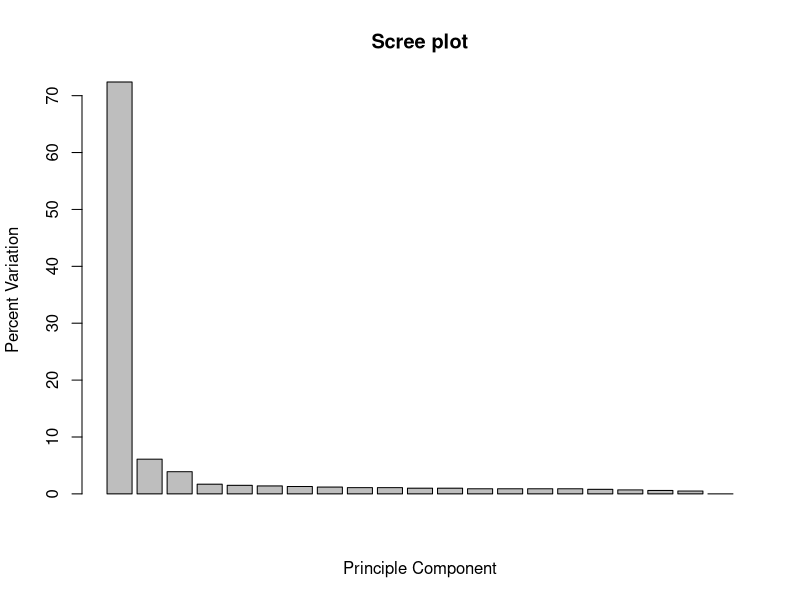
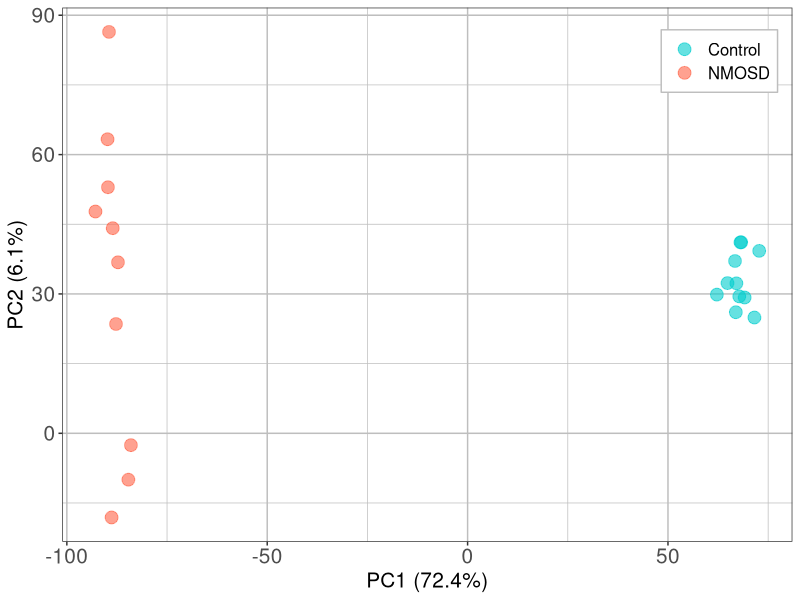
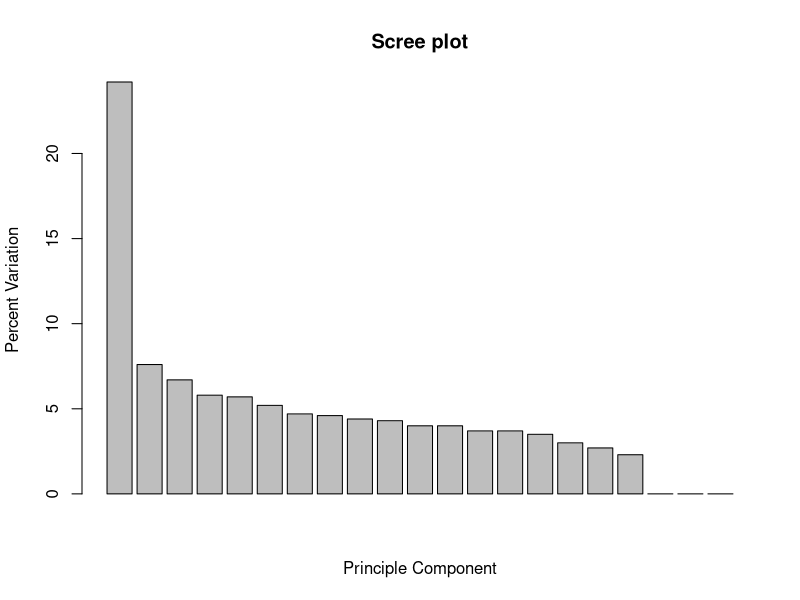
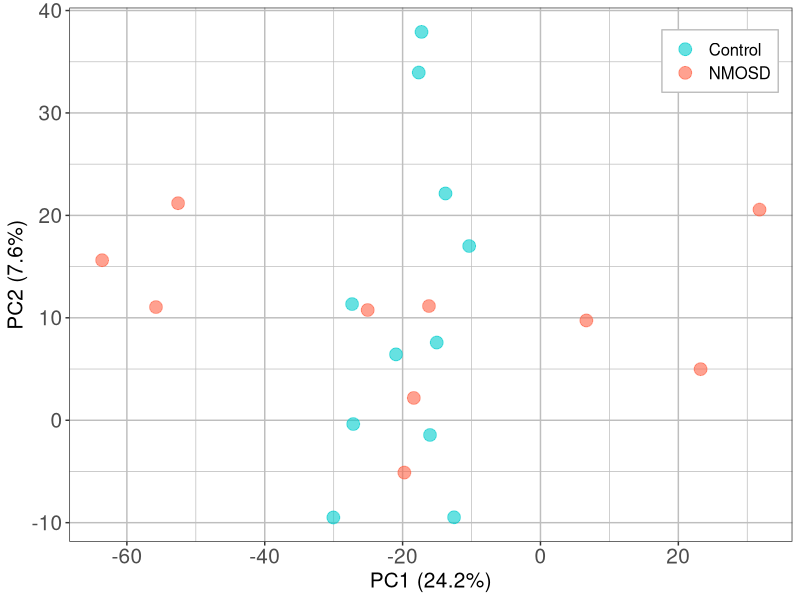
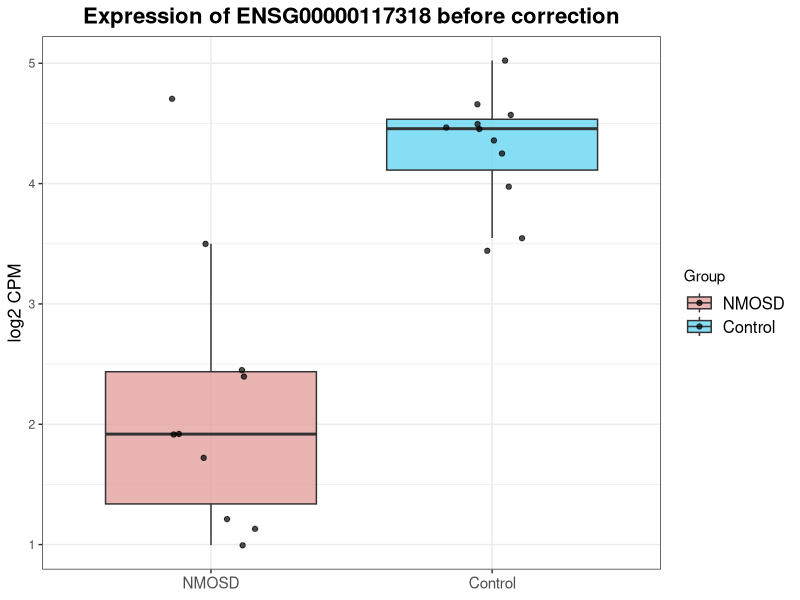
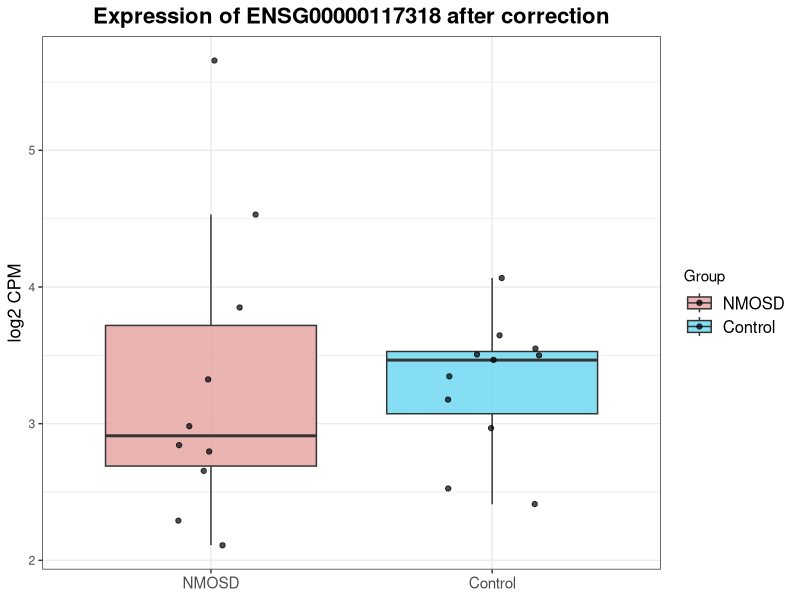
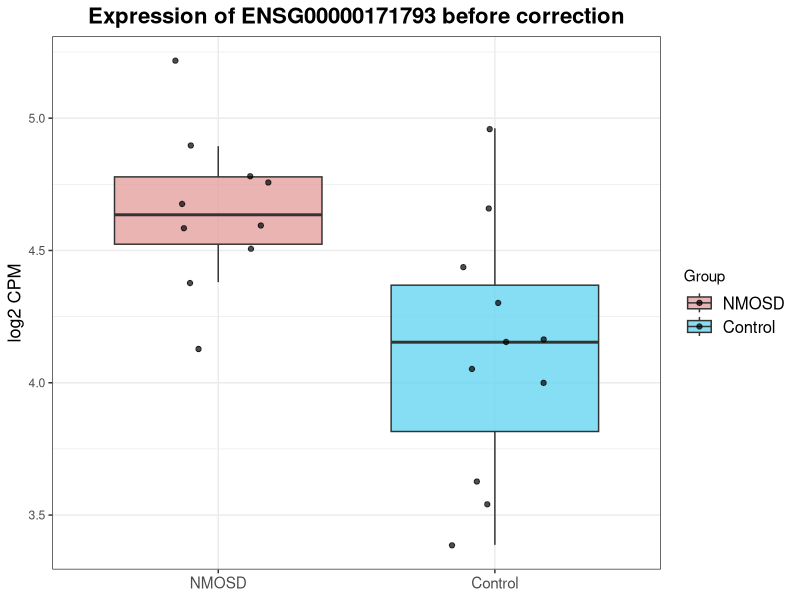
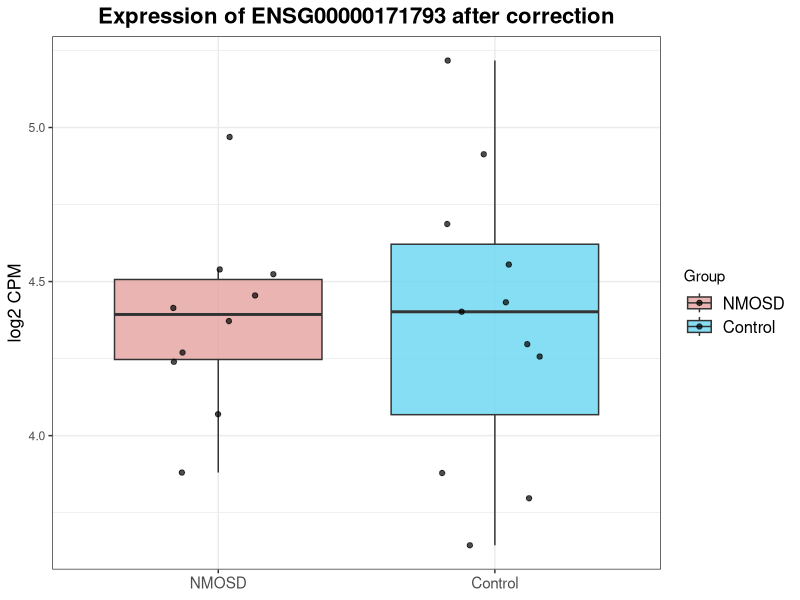

Source code (R) for these figures, in order:
setwd("C:/Users/JANE/Desktop/Wang實驗室/NMOSD研究計畫/RNA/NMOSD_RNA_analysis")

#-----------------{Batch Effect Correction"前"}-----------------
log2cpm_df<-read.csv("./RNA_DATA/log2cpm_matrix_before_BatchEffectCorrection.csv")
#dim(log2cpm_df) gene x sample: 9198 x 22('gene_id+samples)

#把原矩陣提出並轉成數值矩陣
mat <- as.matrix(log2cpm_df[ , -1]) #-1 >>> 把第 1 欄拿掉

gene_sample_transpose<-t(mat) #列為sample 欄為gene
pca_gene_sample<-prcomp(gene_sample_transpose,center=TRUE, scale.=FALSE) #只去除平均，不做zscore

print(pca_gene_sample)

pca_gene_sample$rotation #權重
pc1_weight<-pca_gene_sample$rotation[,1]#pc1的權重
pc2_weight<-pca_gene_sample$rotation[,2]#pc2的權重

#原先數值x權重
#找pc1新的值
pc1<-list()
for(i in 1:ncol(mat)){
  sample_pc1<-0
  for(x in 1:length(pc1_weight)){
    sample_pc1<-sample_pc1+(mat[x,i]*pc1_weight[x])
  }
  pc1<-append(pc1,sample_pc1)
}

pc1_after<-as.numeric(unlist(pc1))#as.numeric()轉成數值向量類型

#找pc2新的值
pc2<-list()
for(i in 1:ncol(mat)){
  sample_pc2<-0
  for(x in 1:length(pc2_weight)){
    sample_pc2<-sample_pc2+(mat[x,i]*pc2_weight[x])
  }
  pc2<-append(pc2,sample_pc2)
}

pc2_after<-as.numeric(unlist(pc2))

pca.var<-pca_gene_sample$sdev^2
pca.var.percentage<-round(pca.var/sum(pca.var)*100,1)
barplot(pca.var.percentage,main='Scree plot',xlab='Principle Component',
        ylab='Percent Variation')

pca.data_2<-data.frame(Sample=rownames(gene_sample_transpose),PC1=(pc1_after),PC2=(pc2_after))
pca.data_2

pca.data_2$Group <- ifelse(
  grepl("^SRR", pca.data_2$Sample),  # 如果 Sample 以 "SRR" 開頭
  "Control",                         # 就標成 Control
  "NMOSD"                            # 否則都當 NMOSD
)

#顏色排序
pca.data_2$Group <- factor(pca.data_2$Group)
levels(pca.data_2$Group) #"Control" "NMOSD"  


#畫PC1和PC2圖
library(ggplot2)
ggplot(pca.data_2,aes(x=PC1,y=PC2,colour=Group))+
  scale_colour_manual(values=c('cyan3','tomato'))+
  #scale_x_continuous(breaks = seq(0, 25, by = 1)) +
  #coord_cartesian(xlim = c(-0.5, 1.5)) +  # 限制 x 軸範圍到 0-2
  #geom_point(size=4, alpha=0.7) + #設定透明度
  geom_jitter(size = 4, width = 0.2, height = 0.2, alpha = 0.6) + #抖動 ->讓pc1&pc2相同的點可以分開
  xlab(paste('PC1 (',pca.var.percentage[1],'%)',sep=''))+
  ylab(paste('PC2 (',pca.var.percentage[2],'%)',sep=''))+
  theme_bw()+theme(axis.text.x=element_text(size=15),
                   axis.text.y=element_text(size=15),
                   axis.title.x=element_text(size=15),
                   axis.title.y=element_text(size=15),
                   panel.grid.major=element_line(colour='gray'),
                   panel.grid.minor=element_line(colour='gray'),
                   legend.title=element_blank(),
                   legend.position = c(0.9,0.9),
                   legend.background=element_rect(
                     colour='gray',fill="white"),
                   legend.key.width = unit(0.8, "cm"),
                   legend.key.height = unit(0.6, "cm"),
                   legend.text = element_text(size = 12)
  )


#-----------------{Batch Effect Correction"後"}-----------------
log2cpm_corrected_df<-read.csv("./RNA_DATA/log2cpm_matrix_after_BatchEffectCorrection.csv")
#dim(log2cpm_df) gene x sample: 9198 x 22('gene_id+samples)

#把原矩陣提出並轉成數值矩陣
mat <- as.matrix(log2cpm_corrected_df[ , -1]) #-1 >>> 把第 1 欄拿掉

gene_sample_transpose<-t(mat) #列為sample 欄為gene
pca_gene_sample<-prcomp(gene_sample_transpose,center=TRUE, scale.=FALSE)

print(pca_gene_sample)

pca_gene_sample$rotation #權重
pc1_weight<-pca_gene_sample$rotation[,1]#pc1的權重
pc2_weight<-pca_gene_sample$rotation[,2]#pc2的權重

#原先數值x權重
#找pc1新的值
pc1<-list()
for(i in 1:ncol(mat)){
  sample_pc1<-0
  for(x in 1:length(pc1_weight)){
    sample_pc1<-sample_pc1+(mat[x,i]*pc1_weight[x])
  }
  pc1<-append(pc1,sample_pc1)
}

pc1_after<-as.numeric(unlist(pc1))#as.numeric()轉成數值向量類型

#找pc2新的值
pc2<-list()
for(i in 1:ncol(mat)){
  sample_pc2<-0
  for(x in 1:length(pc2_weight)){
    sample_pc2<-sample_pc2+(mat[x,i]*pc2_weight[x])
  }
  pc2<-append(pc2,sample_pc2)
}

pc2_after<-as.numeric(unlist(pc2))

pca.var<-pca_gene_sample$sdev^2
pca.var.percentage<-round(pca.var/sum(pca.var)*100,1)
barplot(pca.var.percentage,main='Scree plot',xlab='Principle Component',
        ylab='Percent Variation')

pca.data_2<-data.frame(Sample=rownames(gene_sample_transpose),PC1=(pc1_after),PC2=(pc2_after))
pca.data_2

pca.data_2$Group <- ifelse(
  grepl("^SRR", pca.data_2$Sample),  # 如果 Sample 以 "SRR" 開頭
  "Control",                         # 就標成 Control
  "NMOSD"                            # 否則都當 NMOSD
)

#顏色排序
pca.data_2$Group <- factor(pca.data_2$Group)
levels(pca.data_2$Group) #"Control" "NMOSD"  


#畫PC1和PC2圖
library(ggplot2)
ggplot(pca.data_2,aes(x=PC1,y=PC2,colour=Group))+
  scale_colour_manual(values=c('cyan3','tomato'))+
  #scale_x_continuous(breaks = seq(0, 25, by = 1)) +
  #coord_cartesian(xlim = c(-0.5, 1.5)) +  # 限制 x 軸範圍到 0-2
  #geom_point(size=4, alpha=0.7) + #設定透明度
  geom_jitter(size = 4, width = 0.2, height = 0.2, alpha = 0.6) + #抖動 ->讓pc1&pc2相同的點可以分開
  xlab(paste('PC1 (',pca.var.percentage[1],'%)',sep=''))+
  ylab(paste('PC2 (',pca.var.percentage[2],'%)',sep=''))+
  theme_bw()+theme(axis.text.x=element_text(size=15),
                   axis.text.y=element_text(size=15),
                   axis.title.x=element_text(size=15),
                   axis.title.y=element_text(size=15),
                   panel.grid.major=element_line(colour='gray'),
                   panel.grid.minor=element_line(colour='gray'),
                   legend.title=element_blank(),
                   legend.position = c(0.9,0.9),
                   legend.background=element_rect(
                     colour='gray',fill="white"),
                   legend.key.width = unit(0.8, "cm"),
                   legend.key.height = unit(0.6, "cm"),
                   legend.text = element_text(size = 12)
  )


#-----------------{DEGs:Batch Effect Correction前後gene expression變化}-----------------
####{DEGs:ENSG00000117318}####
DEG_id<-"ENSG00000117318"
log2cpm_df<-read.csv("./RNA_DATA/log2cpm_matrix_before_BatchEffectCorrection.csv")
DEG_before_info<-log2cpm_df[log2cpm_df$X==DEG_id,]

#----轉成長df
library(tidyr)
library(dplyr) 
DEG_before_long <- DEG_before_info %>%
  pivot_longer(
    cols      = -X,           # 除了 X 之外的所有欄位都 pivot
    names_to  = "Sample",     # 原本的欄位名稱會變成 Sample 欄位
    values_to = "log2CPM"     # 原本的值會集中到 log2CPM 欄位
  )

DEG_before_long$Group <- ifelse(
  grepl("^SRR", DEG_before_long$Sample),  # 如果 Sample 以 "SRR" 開頭
  "Control",                         # 就標成 Control
  "NMOSD"                            # 否則都當 NMOSD
)
DEG_before_df<-as.data.frame(DEG_before_long)

#----batch effect correction info
log2cpm_corrected_df<-read.csv("./RNA_DATA/log2cpm_matrix_after_BatchEffectCorrection.csv")
DEG_after_info<-log2cpm_corrected_df[log2cpm_corrected_df$X==DEG_id,]

#----轉成長df
library(tidyr)
library(dplyr) 
DEG_after_long <- DEG_after_info %>%
  pivot_longer(
    cols      = -X,           # 除了 X 之外的所有欄位都 pivot
    names_to  = "Sample",     # 原本的欄位名稱會變成 Sample 欄位
    values_to = "log2CPM_corrected"     # 原本的值會集中到 log2CPM 欄位
  )

DEG_after_long$Group <- ifelse(
  grepl("^SRR", DEG_after_long$Sample),  # 如果 Sample 以 "SRR" 開頭
  "Control",                         # 就標成 Control
  "NMOSD"                            # 否則都當 NMOSD
)
DEG_after_df<-as.data.frame(DEG_after_long)

#----merge 2個df
DEG_merged_df <- merge(
  DEG_before_df,
  DEG_after_df,
  by     = c("X", "Sample", "Group"),
)
DEG_merged_df$Group <- factor(DEG_merged_df$Group , levels = c("NMOSD", "Control")) #加入此>>>設定NMOSD在左邊
#校正前
library(ggplot2)

boxplot_log2cpm_before <- ggplot(DEG_merged_df, aes(x = Group, y =log2CPM, fill = Group)) +
  geom_boxplot(outlier.shape = NA, alpha = 0.8) +
  geom_jitter(width = 0.2, alpha = 0.7) +  # 添加點狀數據
  #theme_minimal() +
  theme_bw()+
  labs(title =paste0("Expression of ", DEG_id, " before correction") ,
       x=NULL,y = "log2 CPM",fill="Group") +
  theme(plot.title = element_text(size = 16, hjust = 0.5,face='bold'),
        axis.text.x = element_text(size=11, angle=0,hjust = 0.5,vjust =1), #hjust=0.5置中對齊
        axis.title.y = element_text(size = 13),
        legend.background=element_rect(
          colour='white',fill="white"),
        legend.key.width = unit(0.8, "cm"),
        legend.key.height = unit(0.6, "cm"),
        legend.text = element_text(size = 12))+
  scale_fill_manual(values = c("NMOSD" = "#E3A19F", "Control" = "#67D6F0"))

print(boxplot_log2cpm_before)
# 校正後

boxplot_log2cpm_after<- ggplot(DEG_merged_df, aes(x = Group, y = log2CPM_corrected, fill = Group)) +
  geom_boxplot(outlier.shape = NA, alpha = 0.8) +
  geom_jitter(width = 0.2, alpha = 0.7) +  # 添加點狀數據
  #theme_minimal() +
  theme_bw()+
  labs(title =paste0("Expression of ", DEG_id, " after correction") ,
       x=NULL,y = "log2 CPM",fill="Group") +
  theme(plot.title = element_text(size = 16, hjust = 0.5,face='bold'),
        axis.text.x = element_text(size=11, angle=0,hjust = 0.5,vjust =1), #hjust=0.5置中對齊
        axis.title.y = element_text(size = 13),
        legend.background=element_rect(
          colour='white',fill="white"),
        legend.key.width = unit(0.8, "cm"),
        legend.key.height = unit(0.6, "cm"),
        legend.text = element_text(size = 12))+
  scale_fill_manual(values = c("NMOSD" = "#E3A19F", "Control" = "#67D6F0"))

print(boxplot_log2cpm_after)


#-----------------------------------------------------------------------------------------
####{DEGs:ENSG00000171793}####
DEG_id<-"ENSG00000171793"
log2cpm_df<-read.csv("./RNA_DATA/log2cpm_matrix_before_BatchEffectCorrection.csv")
DEG_before_info<-log2cpm_df[log2cpm_df$X==DEG_id,]

#----轉成長df
library(tidyr)
library(dplyr) 
DEG_before_long <- DEG_before_info %>%
  pivot_longer(
    cols      = -X,           # 除了 X 之外的所有欄位都 pivot
    names_to  = "Sample",     # 原本的欄位名稱會變成 Sample 欄位
    values_to = "log2CPM"     # 原本的值會集中到 log2CPM 欄位
  )

DEG_before_long$Group <- ifelse(
  grepl("^SRR", DEG_before_long$Sample),  # 如果 Sample 以 "SRR" 開頭
  "Control",                         # 就標成 Control
  "NMOSD"                            # 否則都當 NMOSD
)
DEG_before_df<-as.data.frame(DEG_before_long)

#----batch effect correction info
log2cpm_corrected_df<-read.csv("./RNA_DATA/log2cpm_matrix_after_BatchEffectCorrection.csv")
DEG_after_info<-log2cpm_corrected_df[log2cpm_corrected_df$X==DEG_id,]

#----轉成長df
library(tidyr)
library(dplyr) 
DEG_after_long <- DEG_after_info %>%
  pivot_longer(
    cols      = -X,           # 除了 X 之外的所有欄位都 pivot
    names_to  = "Sample",     # 原本的欄位名稱會變成 Sample 欄位
    values_to = "log2CPM_corrected"     # 原本的值會集中到 log2CPM 欄位
  )

DEG_after_long$Group <- ifelse(
  grepl("^SRR", DEG_after_long$Sample),  # 如果 Sample 以 "SRR" 開頭
  "Control",                         # 就標成 Control
  "NMOSD"                            # 否則都當 NMOSD
)
DEG_after_df<-as.data.frame(DEG_after_long)

#----merge 2個df
DEG_merged_df <- merge(
  DEG_before_df,
  DEG_after_df,
  by     = c("X", "Sample", "Group"),
)
DEG_merged_df$Group <- factor(DEG_merged_df$Group , levels = c("NMOSD", "Control")) #加入此>>>設定NMOSD在左邊
#校正前
library(ggplot2)

boxplot_log2cpm_before <- ggplot(DEG_merged_df, aes(x = Group, y =log2CPM, fill = Group)) +
  geom_boxplot(outlier.shape = NA, alpha = 0.8) +
  geom_jitter(width = 0.2, alpha = 0.7) +  # 添加點狀數據
  #theme_minimal() +
  theme_bw()+
  labs(title =paste0("Expression of ", DEG_id, " before correction") ,
       x=NULL,y = "log2 CPM",fill="Group") +
  theme(plot.title = element_text(size = 16, hjust = 0.5,face='bold'),
        axis.text.x = element_text(size=11, angle=0,hjust = 0.5,vjust =1), #hjust=0.5置中對齊
        axis.title.y = element_text(size = 13),
        legend.background=element_rect(
          colour='white',fill="white"),
        legend.key.width = unit(0.8, "cm"),
        legend.key.height = unit(0.6, "cm"),
        legend.text = element_text(size = 12))+
  scale_fill_manual(values = c("NMOSD" = "#E3A19F", "Control" = "#67D6F0"))

print(boxplot_log2cpm_before)
# 校正後

boxplot_log2cpm_after<- ggplot(DEG_merged_df, aes(x = Group, y = log2CPM_corrected, fill = Group)) +
  geom_boxplot(outlier.shape = NA, alpha = 0.8) +
  geom_jitter(width = 0.2, alpha = 0.7) +  # 添加點狀數據
  #theme_minimal() +
  theme_bw()+
  labs(title =paste0("Expression of ", DEG_id, " after correction") ,
       x=NULL,y = "log2 CPM",fill="Group") +
  theme(plot.title = element_text(size = 16, hjust = 0.5,face='bold'),
        axis.text.x = element_text(size=11, angle=0,hjust = 0.5,vjust =1), #hjust=0.5置中對齊
        axis.title.y = element_text(size = 13),
        legend.background=element_rect(
          colour='white',fill="white"),
        legend.key.width = unit(0.8, "cm"),
        legend.key.height = unit(0.6, "cm"),
        legend.text = element_text(size = 12))+
  scale_fill_manual(values = c("NMOSD" = "#E3A19F", "Control" = "#67D6F0"))

print(boxplot_log2cpm_after)

#-------------------------------------------------------------------------------------------
####{DEGs:ENSG00000099985}####
DEG_id<-"ENSG00000099985"
log2cpm_df<-read.csv("./RNA_DATA/log2cpm_matrix_before_BatchEffectCorrection.csv")
DEG_before_info<-log2cpm_df[log2cpm_df$X==DEG_id,]

#----轉成長df
library(tidyr)
library(dplyr) 
DEG_before_long <- DEG_before_info %>%
  pivot_longer(
    cols      = -X,           # 除了 X 之外的所有欄位都 pivot
    names_to  = "Sample",     # 原本的欄位名稱會變成 Sample 欄位
    values_to = "log2CPM"     # 原本的值會集中到 log2CPM 欄位
  )

DEG_before_long$Group <- ifelse(
  grepl("^SRR", DEG_before_long$Sample),  # 如果 Sample 以 "SRR" 開頭
  "Control",                         # 就標成 Control
  "NMOSD"                            # 否則都當 NMOSD
)
DEG_before_df<-as.data.frame(DEG_before_long)

#----batch effect correction info
log2cpm_corrected_df<-read.csv("./RNA_DATA/log2cpm_matrix_after_BatchEffectCorrection.csv")
DEG_after_info<-log2cpm_corrected_df[log2cpm_corrected_df$X==DEG_id,]

#----轉成長df
library(tidyr)
library(dplyr) 
DEG_after_long <- DEG_after_info %>%
  pivot_longer(
    cols      = -X,           # 除了 X 之外的所有欄位都 pivot
    names_to  = "Sample",     # 原本的欄位名稱會變成 Sample 欄位
    values_to = "log2CPM_corrected"     # 原本的值會集中到 log2CPM 欄位
  )

DEG_after_long$Group <- ifelse(
  grepl("^SRR", DEG_after_long$Sample),  # 如果 Sample 以 "SRR" 開頭
  "Control",                         # 就標成 Control
  "NMOSD"                            # 否則都當 NMOSD
)
DEG_after_df<-as.data.frame(DEG_after_long)

#----merge 2個df
DEG_merged_df <- merge(
  DEG_before_df,
  DEG_after_df,
  by     = c("X", "Sample", "Group"),
)
DEG_merged_df$Group <- factor(DEG_merged_df$Group , levels = c("NMOSD", "Control")) #加入此>>>設定NMOSD在左邊
#校正前
library(ggplot2)

boxplot_log2cpm_before <- ggplot(DEG_merged_df, aes(x = Group, y =log2CPM, fill = Group)) +
  geom_boxplot(outlier.shape = NA, alpha = 0.8) +
  geom_jitter(width = 0.2, alpha = 0.7) +  # 添加點狀數據
  #theme_minimal() +
  theme_bw()+
  labs(title =paste0("Expression of ", DEG_id, " before correction") ,
       x=NULL,y = "log2 CPM",fill="Group") +
  theme(plot.title = element_text(size = 16, hjust = 0.5,face='bold'),
        axis.text.x = element_text(size=11, angle=0,hjust = 0.5,vjust =1), #hjust=0.5置中對齊
        axis.title.y = element_text(size = 13),
        legend.background=element_rect(
          colour='white',fill="white"),
        legend.key.width = unit(0.8, "cm"),
        legend.key.height = unit(0.6, "cm"),
        legend.text = element_text(size = 12))+
  scale_fill_manual(values = c("NMOSD" = "#E3A19F", "Control" = "#67D6F0"))

print(boxplot_log2cpm_before)
# 校正後

boxplot_log2cpm_after<- ggplot(DEG_merged_df, aes(x = Group, y = log2CPM_corrected, fill = Group)) +
  geom_boxplot(outlier.shape = NA, alpha = 0.8) +
  geom_jitter(width = 0.2, alpha = 0.7) +  # 添加點狀數據
  #theme_minimal() +
  theme_bw()+
  labs(title =paste0("Expression of ", DEG_id, " after correction") ,
       x=NULL,y = "log2 CPM",fill="Group") +
  theme(plot.title = element_text(size = 16, hjust = 0.5,face='bold'),
        axis.text.x = element_text(size=11, angle=0,hjust = 0.5,vjust =1), #hjust=0.5置中對齊
        axis.title.y = element_text(size = 13),
        legend.background=element_rect(
          colour='white',fill="white"),
        legend.key.width = unit(0.8, "cm"),
        legend.key.height = unit(0.6, "cm"),
        legend.text = element_text(size = 12))+
  scale_fill_manual(values = c("NMOSD" = "#E3A19F", "Control" = "#67D6F0"))

print(boxplot_log2cpm_after)
